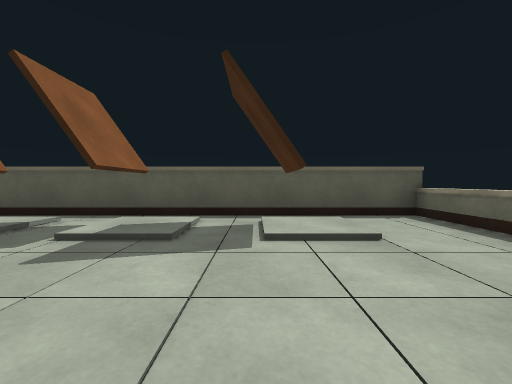
[1] (above)

17 first-person views from a walk through a scene from a Unity 3-D project. The camera is 0.68 m above the floor, tilts 2° down and sees 90° across. The floor is counted in squares, 1 m on a side. Each view is taken from the middle of a square. On the plan, view 1 faces up. The plan holds only what a view shows up to about 9 squares ahead; the rest is blank.

[2]
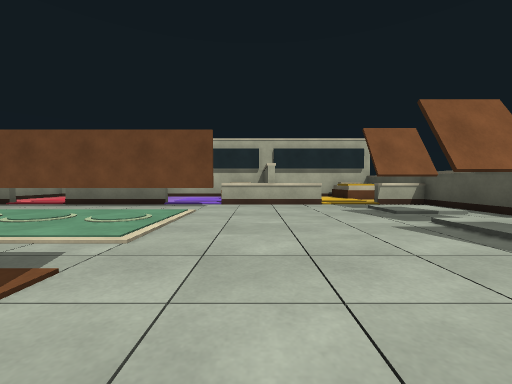

[3]
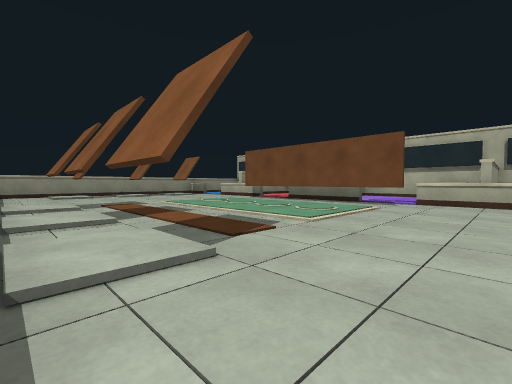

[4]
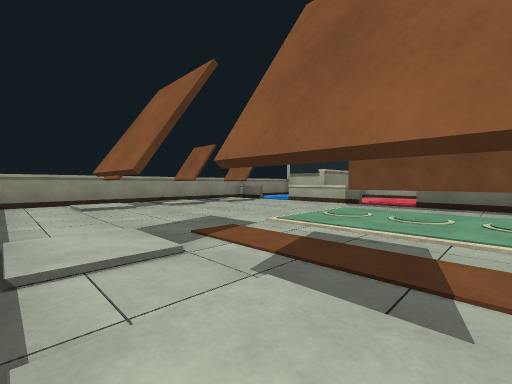

[5]
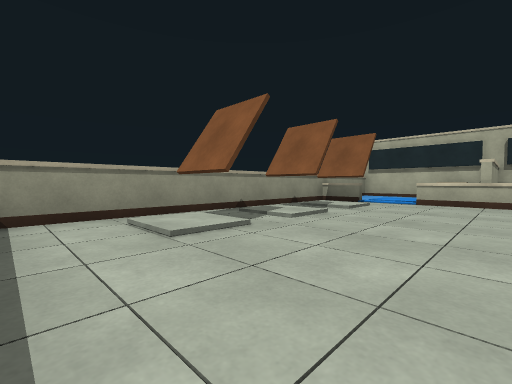

[6]
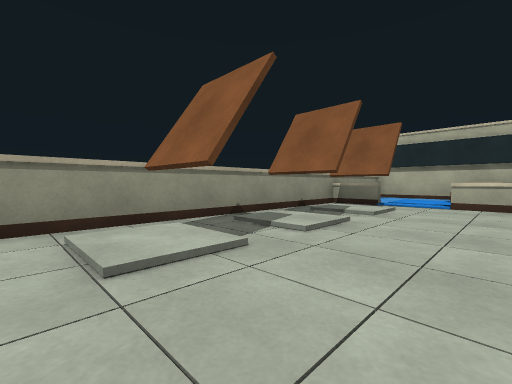

[7]
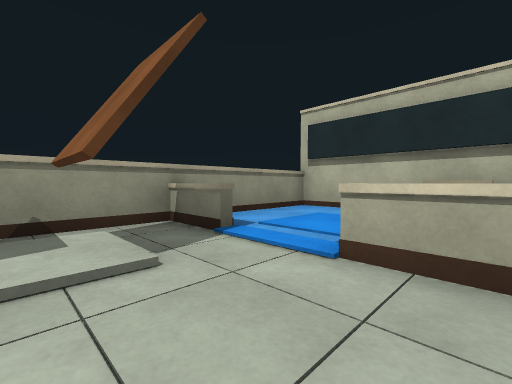

[8]
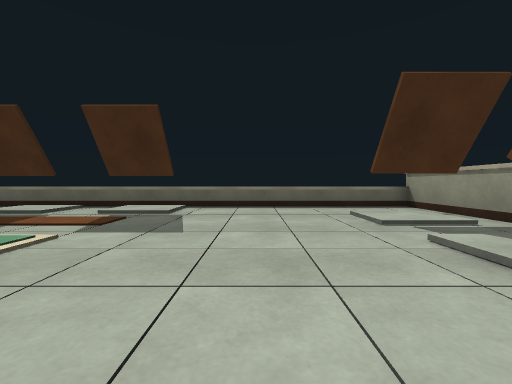

[9]
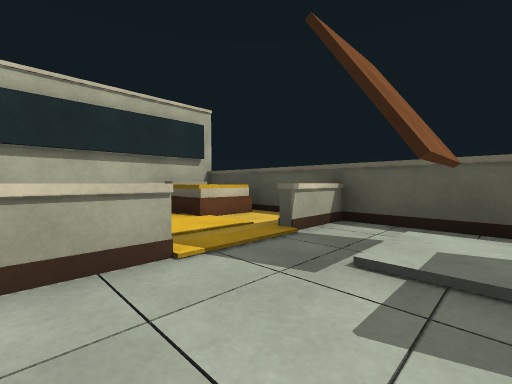

[10]
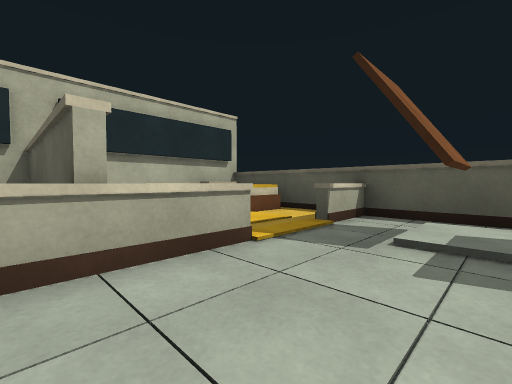

[11]
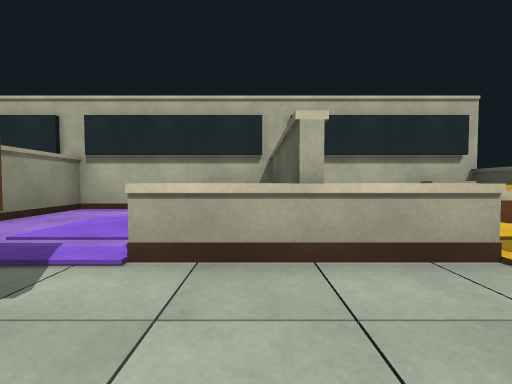

[12]
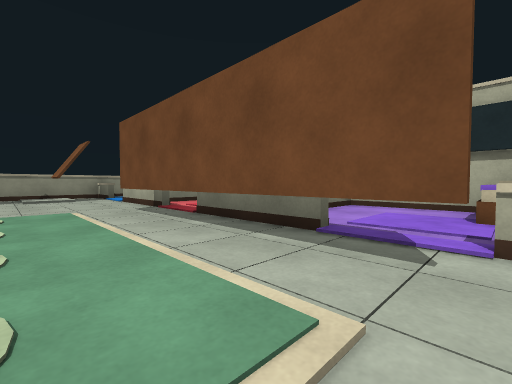

[13]
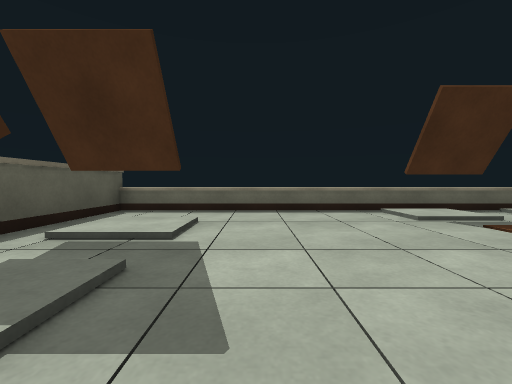

[14]
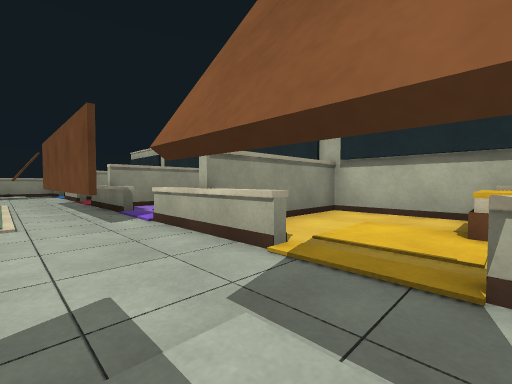

[15]
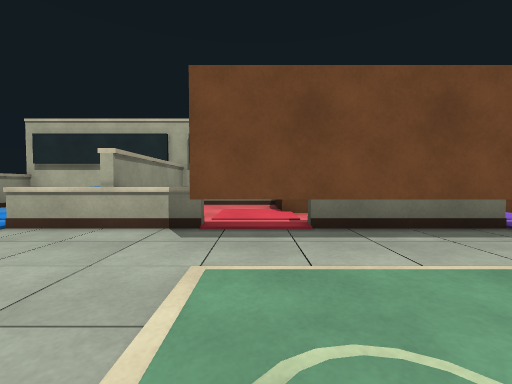

[16]
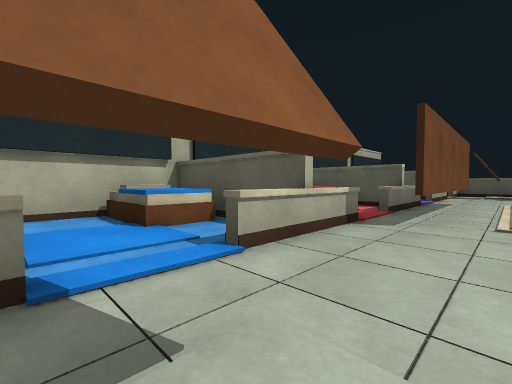

[17]
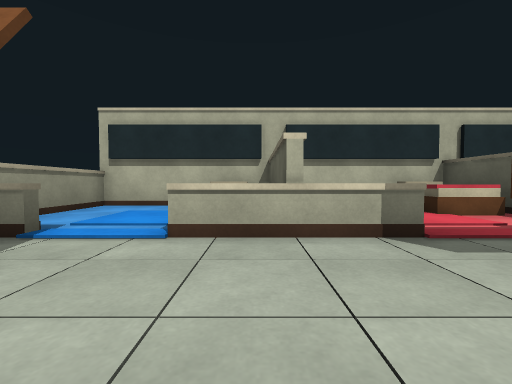

### Floor plan
Key: @ floor where view 1 was taken; # wall or solid block; x gap in a wall; . main floor; : floor 0.05 m higher than the main floor; + floor 0.1 m higher than the main floor; = window, fence, low wall or low ledge; ^ raised ledge.
Columns run from 11 left of view 1 to 4 right of it. Each row starts with its distance up from view 1.
  6     ############
  5  #^x:^.........=
  4 #^^^:^.+.#+.+..=
  3 #::::..#....#..=
  2 #::::^.........=
  1 #::::^.........=
  0 #####^.....@...=
 -1 #^^^:^.......#+=
 -2 ##::: #::::..#+=
 -3 ##:::^#::::....=
 -4  ####^#::::..#+=
 -5  ^^##^#::::..#+=
 -6  ^^^:^#::::....=
 -7 ##::: #::::..#+=
 -8 ##:::^.......#+=
 -9 #####^.........=
-10 #^^##^.........=
-11 #^^^:^.........=
-12 #::::..#....#..=
-13 #::::^.+.#+.+..=
-14 #::::^.........=
-15 ################

Where each view was taken, in squares from view 1:
view 1: 0 up, 0 right, facing up
view 2: 0 up, 2 right, facing left
view 3: 1 up, 3 right, facing down-left
view 4: 4 down, 3 right, facing down-left
view 5: 9 down, 3 right, facing down-left
view 6: 10 down, 2 right, facing down-left
view 7: 10 down, 4 left, facing down-left
view 8: 10 down, 4 left, facing right
view 9: 1 up, 4 left, facing up-left
view 10: 0 up, 4 left, facing up-left
view 11: 0 up, 4 left, facing left
view 12: 1 down, 3 left, facing down-left
view 13: 2 up, 3 left, facing right
view 14: 4 up, 4 left, facing down-left
view 15: 7 down, 2 left, facing left
view 16: 13 down, 4 left, facing up-left
view 17: 10 down, 3 left, facing left
